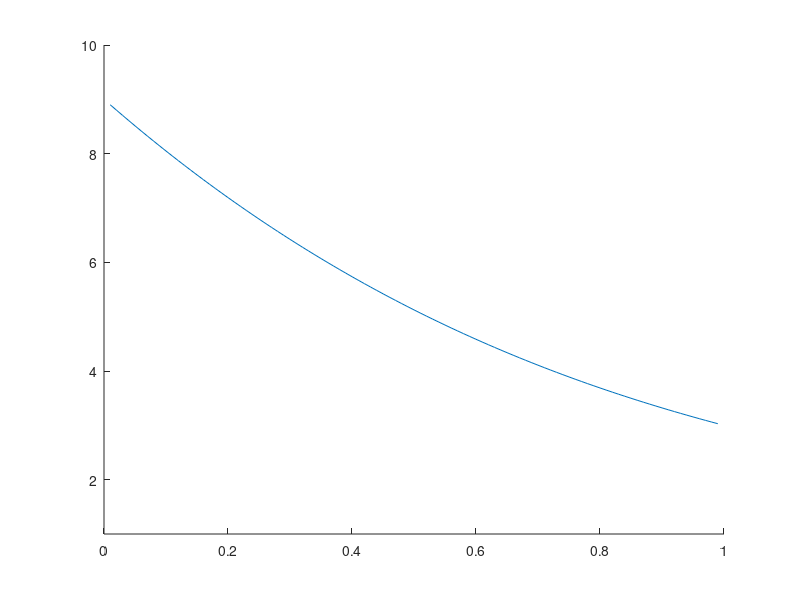

MATLAB code to generate this figure:
clc
% clear
% addpath(genpath('C:\Google Drive\Prelim-Defense\defense_tom\simulation'));

zTcm = 1;
wTcp = 1;

sigma = zTcm/wTcp;

%save the times as the ratio of ztcm and wtcp
times= [];

B = [1
    0
    0
    0];

%min ratio
%max ratio
minr = 0.01;
maxr = 0.99;

for sigma = minr:0.01:maxr
    
    tsigma = sigma - 1;
    
    A= [3 3 2 1
        tsigma  1 0 0
        tsigma sigma 1 0
        tsigma sigma sigma 1];
    
    X = A\B;
    
    times = [times;1/X(1)];
end

X = minr:0.01:maxr;
Y = times';
hold on
plot(X,Y);

ylim([1,10]);
